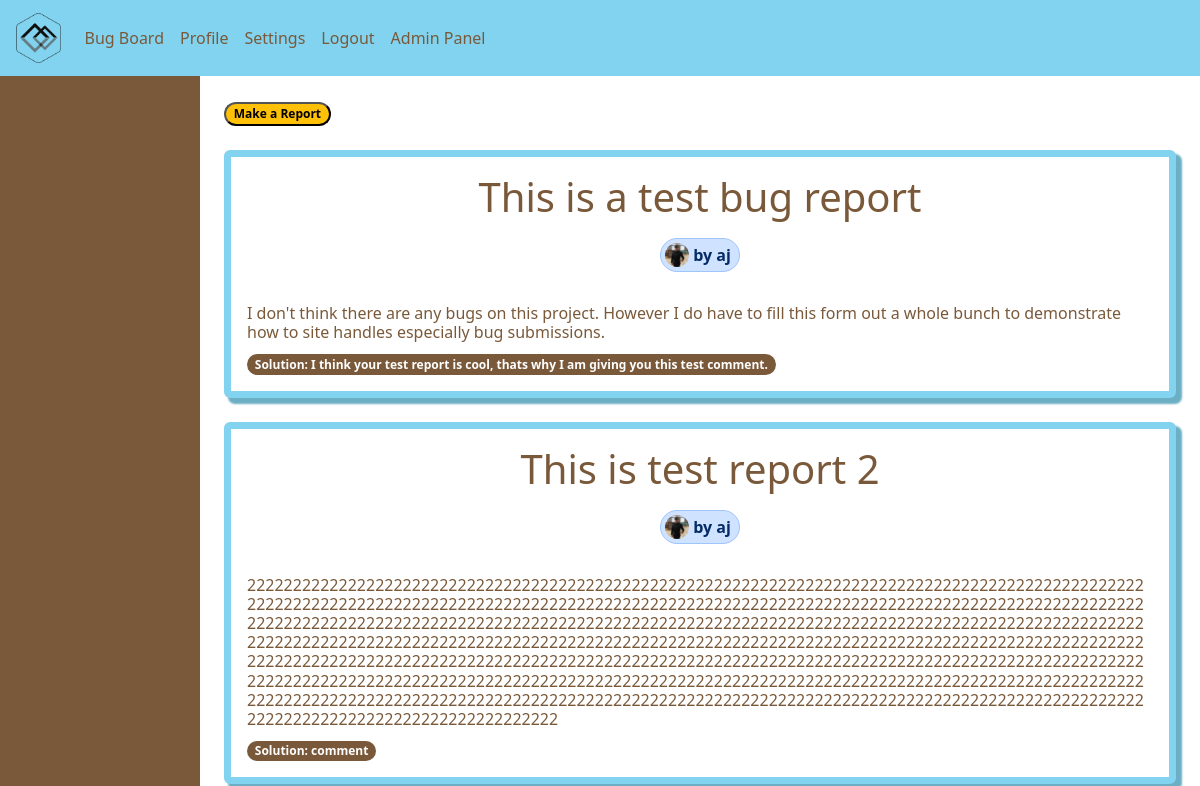
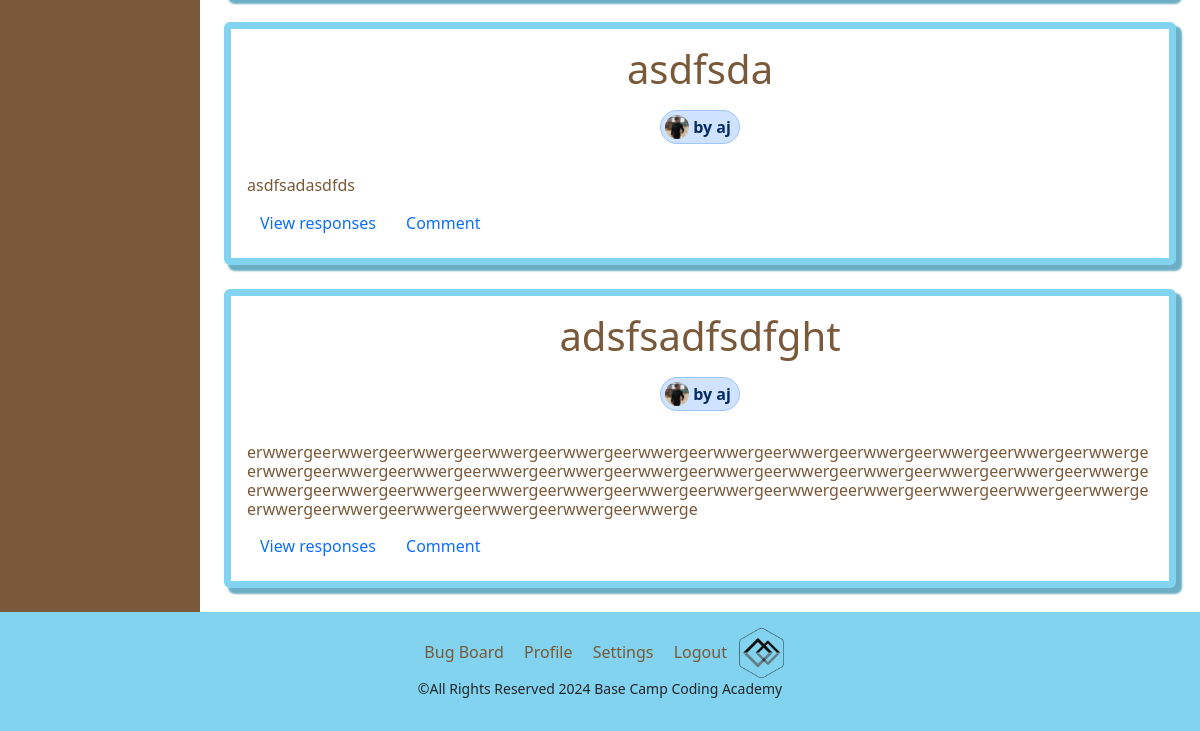
The page /bugBoard/ (signed in) on the database as committed earlier (2 pictures, top to bottom).
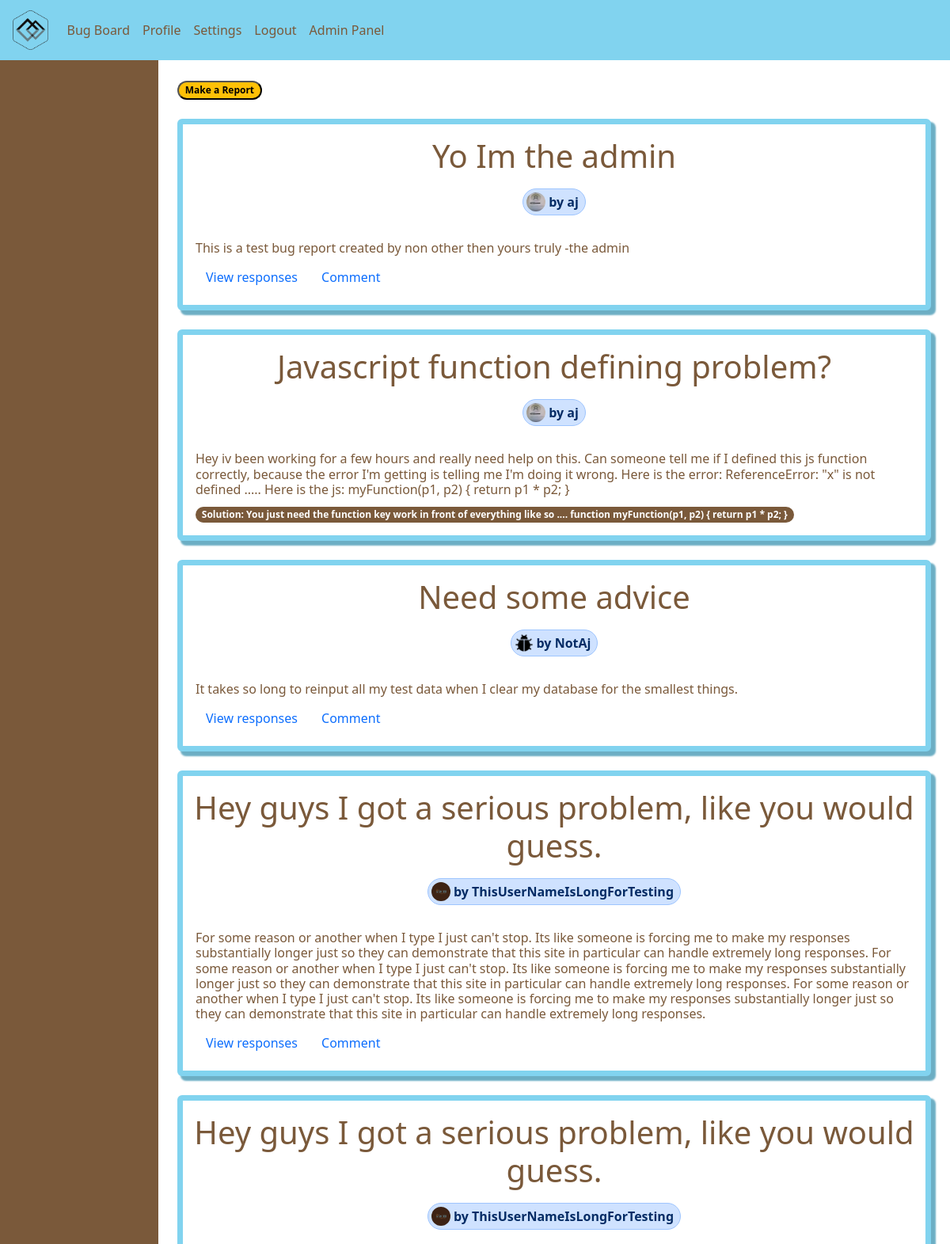
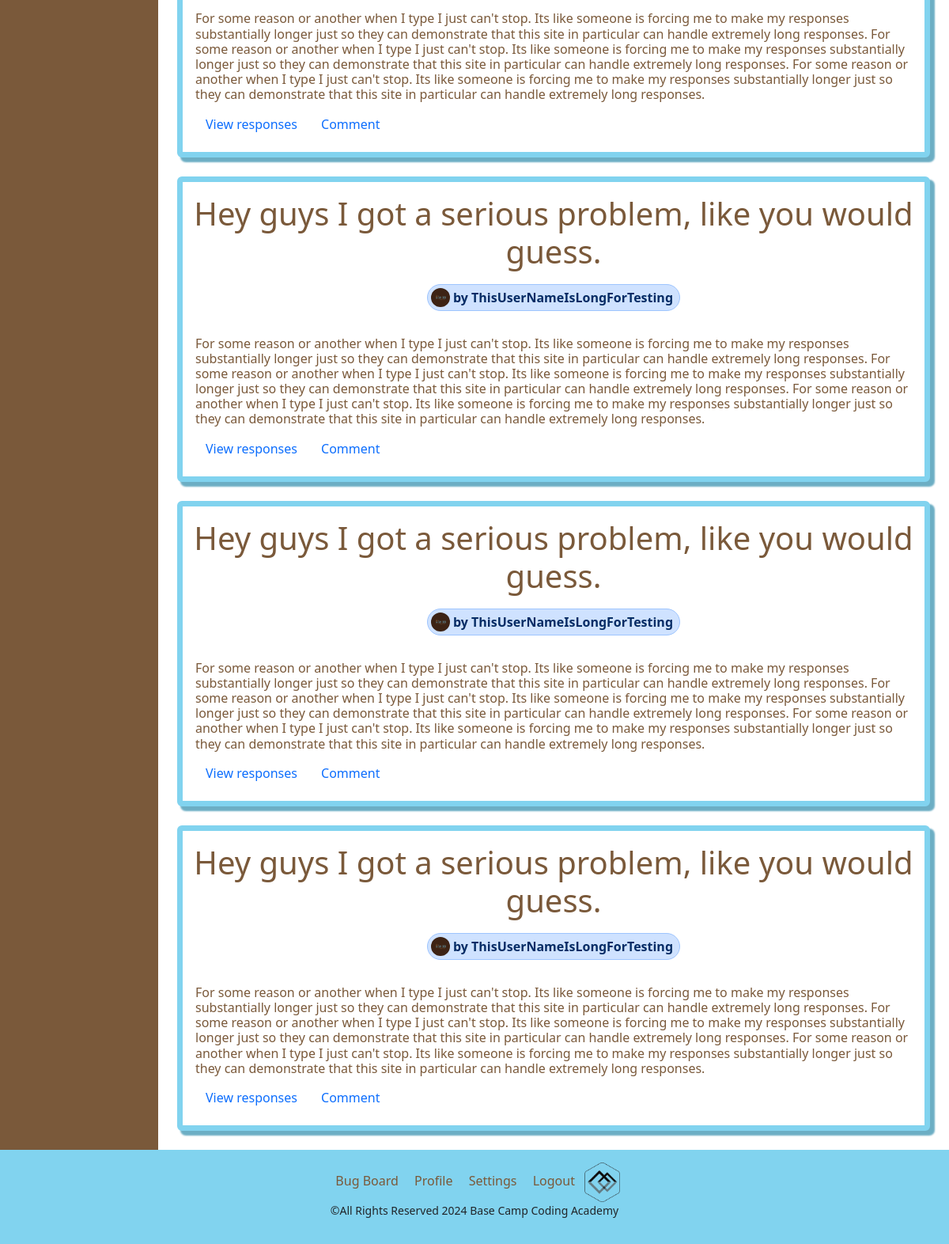
The same page on the database as committed later (2 pictures, top to bottom).
### app/models.py (models this page shows, shortened)
class BugReport(models.Model):
    account = models.ForeignKey(Account, null=True, on_delete=models.SET_NULL)
    title = models.CharField(max_length=255, null=True)
    prompt = models.TextField(null=True)
    messages = models.ManyToManyField(Message, related_name='bug_reports_messages', null=True, blank=True)
    most_correct = models.OneToOneField(Message, related_name='bug_report_most_correct', null=True, blank=True, on_delete=models.SET_NULL)
    date_created = models.DateField(auto_now=True)

class Account(models.Model):
    user = models.OneToOneField(User, null=True, on_delete=models.CASCADE)
    profile_picture = models.ImageField(upload_to='profile_pics/', null=True, blank=True)

class Message(models.Model):
    account = models.ForeignKey(Account, null=True, on_delete=models.SET_NULL)
    content = models.CharField(max_length=255)
    def __str__(self):
        return self.content

### app/views.py (the view, shortened to what this page needs)
# urls.py: path('bugBoard/', bugBoardPage, name="bugBoard"),
@login_required(login_url='login')
def bugBoardPage(request: HttpRequest) -> HttpResponse:
    report_form = reportForm()
    message_form = messageForm()
    reportList = getAllReports()
    context = {'CurrentUserData':{'account':getAccountFor(request.user),'user':request.user},'bugReports': reportList, 'report_form': report_form, 'message_form': message_form}
    return render(request, "bugBoard.html", context)

### app/models.py (called while the page is built)
def getAccountFor(user):
    account = Account.objects.get(user=user)
    return account

def getAllReports():
    return list(BugReport.objects.all())

### app/templates/bugBoard.html (shortened to what this page needs)
{% extends "base.html" %}
{% load static %}
{% block content %}
    <div class="container-fluid">
        <div class="row">
            <nav id="sidebar" class="col-md-3 col-lg-2 d-md-block background-brown sidebar">
            </nav>
            <main class="col-md-9 ms-sm-auto col-lg-10 px-md-4">
            <br>
            <div>
                <button class="badge text-bg-warning rounded-pill" data-bs-toggle="modal" data-bs-target="#reportModal">Make a Report</button>
            </div>
            <br>
            {% for i in bugReports %}
            {% if i.most_correct %}
                <div class="card border-blue boarderMed blue-box-shadow">
                    <div class="card-title">
                        <h1 class="mx-auto card-title row d-flex justify-content-center mt-3 text-brown mx-auto text-center">
                            {{ i.title }}
                            <hr class='invisHr'>
                            <span class="minContent med-font badge d-flex align-items-center p-1 pe-2 text-primary-emphasis bg-primary-subtle border border-primary-subtle rounded-pill">
                                <img class="rounded-circle me-1 text-brown" width="24" height="24" src="{% if i.account.profile_picture %}{{ i.account.profile_picture.url }}{% endif %}" alt="BCCA">by {{i.account.user}}
                            </span>
                        </h1>
                    </div>
                    <div class='card-body'>
                        <p class="card-text h6 text-brown">{{ i.prompt }}</p>
                        <span style='text-wrap: wrap !important;' class="minContentHieght badge background-brown rounded-pill mx-auto maxContent"><strong>Solution:</strong> {{ i.most_correct }}</span>
                    </div>
                </div>
                <br>
            {% else %}
            {% if i.account == CurrentUserData.account %}
                <div class="card border-blue boarderMed blue-box-shadow">
                    <div class="card-title">
                        <h1 class="mx-auto card-title row d-flex justify-content-center mt-3 text-brown mx-auto text-center">
                            {{ i.title }}
                            <hr class='invisHr'>
                            <span class="minContent med-font badge d-flex align-items-center p-1 pe-2 text-primary-emphasis bg-primary-subtle border border-primary-subtle rounded-pill">
                                <img class="text-brown rounded-circle me-1" width="24" height="24" src="{% if i.account.profile_picture %}{{ i.account.profile_picture.url }}{% endif %}" alt="BCCA">by {{i.account.user}}
                            </span>
                        </h1>
                    </div>
                    <div class='card-body'>
                        <p class="card-text h6 text-brown">{{ i.prompt }}</p>
                        <button class="btn btn-link linkStripper" type="button" data-bs-toggle="collapse" data-bs-target="#collapseMessages{{ forloop.counter }}">View responses </button>
                        <button class="btn btn-link linkStripper" type="button" data-bs-toggle="modal" data-bs-target="#commentModal{{ forloop.counter }}">Comment </button>
                    </div>
                </div>
                <br>
            {% else %}
                <div class="card border-blue boarderMed blue-box-shadow">
                    <div class="card-title">
                        <h1 class="text-brown mx-auto card-title row d-flex justify-content-center mt-3 mx-auto text-center">
                            {{ i.title }}
                            <hr class='invisHr'>
                            <span class="minContent med-font badge d-flex align-items-center p-1 pe-2 text-primary-emphasis bg-primary-subtle border border-primary-subtle rounded-pill">
                                <img class="rounded-circle me-1" width="24" height="24" src="{% if i.account.profile_picture %}{{ i.account.profile_picture.url }}{% endif %}" alt="BCCA">by {{i.account.user}}
                            </span>
                        </h1>
                    </div>
                    <div class='card-body'>
                        <p class="text-brown card-text h6">{{ i.prompt }}</p>
                        <button class="btn btn-link linkStripper" type="button" data-bs-toggle="collapse" data-bs-target="#collapseMessages{{ forloop.counter }}">View responses </button>
                        <button class="btn btn-link linkStripper" type="button" data-bs-toggle="modal" data-bs-target="#commentModal{{ forloop.counter }}">Comment </button>
                    </div>
                </div>
                <br>
            {% endif %}
            {% endif %}
            {% endfor %}
            </main>
        </div>
    </div>
{% endblock content %}

### app/templates/base.html (shortened to what this page needs)
{%load static%}
<!DOCTYPE html>
<head>
    <html lang="en">
    <link rel='stylesheet' href='{% static 'styles.css' %}'>
    <link href="https://cdn.jsdelivr.net/npm/bootstrap@5.3.2/dist/css/bootstrap.min.css" rel="stylesheet">
    <link href="https://cdn.jsdelivr.net/npm/bootstrap-icons@1.10.0/font/bootstrap-icons.css" rel="stylesheet">
</head>
    <body class=' d-flex flex-column min-vh-100'>
        <div class='width100'>
            <nav class="navbar navbar-expand-lg navbar-light background-blue">
                <a class="navbar-brand ms-3" href="{% url 'home' %}">
                    <img src="{% static 'images/dark_base_camp_logo.png' %}" alt="Logo" class="img-fluid" style="max-height: 50px;">
                </a>
                <div class="collapse navbar-collapse" id="navbarNav">
                    <ul class="navbar-nav">
                        {% if request.user.is_authenticated %}
                            <li class="nav-item">
                                <a class="text-brown nav-link" href="{% url 'bugBoard' %}">Bug Board</a>
                            </li>
                            <li class="nav-item">
                                <a class="text-brown nav-link" href="{% url 'profile' %}">Profile</a>
                            </li>
                            <li class="nav-item">
                                <a class="text-brown nav-link" href="{% url 'setting' %}">Settings</a>
                            </li>
                            <li class="nav-item">
                                <a class="text-brown nav-link" href="{% url 'logout' %}">Logout</a>
                            </li>
                            {% if request.user.is_superuser %}
                                <li class="nav-item">
                                    <a class="text-brown nav-link" href="{% url 'dashboard' %}">Admin Panel</a>
                                </li>
                            {% endif %}
                        {% endif %}
                    </ul>
                </div>
            </nav>
        </div>
                    {% block content %}{% endblock %}
        <footer class="footer mt-auto py-3 background-blue">
            <div class="container">
                <div class="row">
                    <div class="col-12 text-center">
                        {% if request.user.is_authenticated %}
                            <a class="footerElements" href="{% url 'bugBoard'%}">Bug Board</a>
                            <a class="footerElements" href="{% url 'profile'%}">Profile</a>
                            <a class="footerElements" href="{% url 'setting'%}">Settings</a>
                            <a class="footerElements" href="{% url 'logout'%}">Logout</a>
                        {% else %}
                            <a class="footerElements" href="{% url 'home'%}">Home</a>
                            <a class="footerElements" href="{% url 'login'%}">Login</a>
                        {% endif %}
                        <a href="{% url 'home'%}"><img src="{% static 'images/dark_base_camp_logo.png' %}" alt="Logo" class="img-fluid" style="max-height: 50px;"></a>
                    </div>
                    <p class='small text-center'>&copy;All Rights Reserved 2024 Base Camp Coding Academy</p>
                </div>
            </div>
        </footer>
    </body>
</html>

### app/static/styles.css (style rules this page uses)
:root { --dark_brown:#6b4f35; --light_brown: #725a43; --brown:#7a593a; --dark_blue:#6caec4; --blue:#81d3ef; --yellow:#ffe000; }
.invisHr { color: transparent; }
.linkStripper { text-decoration: none !important; color: black; }
.width100 { width: 100%; }
.boarderMed { border: solid; border-width: 7px !important; }
.border-blue { border-color: var(--blue) !important; }
.med-font { font-size: medium !important; }
.text-brown { color:var(--brown) !important; }
.blue-box-shadow { box-shadow: 5px 5px 2px 1px var(--dark_blue); }
.background-brown { background-color: var(--brown) !important; }
.background-blue { background-color: var(--blue) !important; }
html { scroll-behavior: smooth !important; }
body,html { overflow-y: scroll !important; overflow-x: hidden !important; margin: 0px; }
body { margin: 0; padding: 0; background-size: cover; background-position: center; background-repeat: no-repeat; }
.footerElements { text-decoration: none; color: var(--brown); margin-left: .5em; margin-right: .5em; }
.maxContent { max-width: max-content !important; }
.minContent { max-width: min-content !important; }

Rows that differ between the two databases and show on the page:
removed BugReport: title "This is a test bug report", account.profile_picture (picture), account.user "aj", prompt "I don't think there are any bugs on this project. However I do have to fill this form out a whole bunch to demonstrate how to site handles especially bug submissions.", most_correct "I think your test report is cool, thats why I am giving you this test comment."
removed BugReport: title "This is test report 2", account.profile_picture (picture), account.user "aj", prompt "2222222222222222222222222222222222222222222222222222222222222222222222222222222222222222222222222222222222222222222222222222222222222222222222222222222222222222222222222222222222222222222222222222222222222222222222222222222222222222222222222222222222222222222222222222222222222222222222222222222222222222222222222222222222222222222222222222222222222222222222222222222222222222222222222222222222222222222222222222222222222222222222222222222222222222222222222222222222222222222222222222222222222222222222222222222222222222222222222222222222222222222222222222222222222222222222222222222222222222222222222222222222222222222222222222222222222222222222222222222222222222222222222222222222222222222222222222…", most_correct "comment"
removed BugReport: title "asdfsda", account.profile_picture (picture), account.user "aj", prompt "asdfsadasdfds"
removed BugReport: title "adsfsadfsdfght", account.profile_picture (picture), account.user "aj", prompt "erwwergeerwwergeerwwergeerwwergeerwwergeerwwergeerwwergeerwwergeerwwergeerwwergeerwwergeerwwergeerwwergeerwwergeerwwergeerwwergeerwwergeerwwergeerwwergeerwwergeerwwergeerwwergeerwwergeerwwergeerwwergeerwwergeerwwergeerwwergeerwwergeerwwergeerwwergeerwwergeerwwergeerwwergeerwwergeerwwergeerwwergeerwwergeerwwergeerwwergeerwwergeerwwerge"
added BugReport: title "Yo Im the admin", account.profile_picture (picture), account.user "aj", prompt "This is a test bug report created by non other then yours truly -the admin"
added BugReport: title "Javascript function defining problem?", account.profile_picture (picture), account.user "aj", prompt "Hey iv been working for a few hours and really need help on this. Can someone tell me if I defined this js function correctly, because the error I'm getting is telling me I'm doing it wrong. Here is the error: ReferenceError: \"x\" is not defined ..... Here is the js: myFunction(p1, p2) { return p1 * p2; }", most_correct "You just need the function key work in front of everything like so .... function myFunction(p1, p2) { return p1 * p2; }"
added BugReport: title "Need some advice", account.profile_picture (picture), account.user "NotAj", prompt "It takes so long to reinput all my test data when I clear my database for the smallest things."
added BugReport: title "Hey guys I got a serious problem, like you would guess.", account.profile_picture (picture), account.user "ThisUserNameIsLongForTesting", prompt "For some reason or another when I type I just can't stop. Its like someone is forcing me to make my responses substantially longer just so they can demonstrate that this site in particular can handle extremely long responses. For some reason or another when I type I just can't stop. Its like someone is forcing me to make my responses substantially longer just so they can demonstrate that this site in particular can handle extremely long responses. For some reason or another when I type I just can't stop. Its like someone is forcing me to make my responses substantially longer just so they can demonstrate that this site in particular can handle extremely long responses."
added BugReport: title "Hey guys I got a serious problem, like you would guess.", account.profile_picture (picture), account.user "ThisUserNameIsLongForTesting", prompt "For some reason or another when I type I just can't stop. Its like someone is forcing me to make my responses substantially longer just so they can demonstrate that this site in particular can handle extremely long responses. For some reason or another when I type I just can't stop. Its like someone is forcing me to make my responses substantially longer just so they can demonstrate that this site in particular can handle extremely long responses. For some reason or another when I type I just can't stop. Its like someone is forcing me to make my responses substantially longer just so they can demonstrate that this site in particular can handle extremely long responses."
added BugReport: title "Hey guys I got a serious problem, like you would guess.", account.profile_picture (picture), account.user "ThisUserNameIsLongForTesting", prompt "For some reason or another when I type I just can't stop. Its like someone is forcing me to make my responses substantially longer just so they can demonstrate that this site in particular can handle extremely long responses. For some reason or another when I type I just can't stop. Its like someone is forcing me to make my responses substantially longer just so they can demonstrate that this site in particular can handle extremely long responses. For some reason or another when I type I just can't stop. Its like someone is forcing me to make my responses substantially longer just so they can demonstrate that this site in particular can handle extremely long responses."
added BugReport: title "Hey guys I got a serious problem, like you would guess.", account.profile_picture (picture), account.user "ThisUserNameIsLongForTesting", prompt "For some reason or another when I type I just can't stop. Its like someone is forcing me to make my responses substantially longer just so they can demonstrate that this site in particular can handle extremely long responses. For some reason or another when I type I just can't stop. Its like someone is forcing me to make my responses substantially longer just so they can demonstrate that this site in particular can handle extremely long responses. For some reason or another when I type I just can't stop. Its like someone is forcing me to make my responses substantially longer just so they can demonstrate that this site in particular can handle extremely long responses."
added BugReport: title "Hey guys I got a serious problem, like you would guess.", account.profile_picture (picture), account.user "ThisUserNameIsLongForTesting", prompt "For some reason or another when I type I just can't stop. Its like someone is forcing me to make my responses substantially longer just so they can demonstrate that this site in particular can handle extremely long responses. For some reason or another when I type I just can't stop. Its like someone is forcing me to make my responses substantially longer just so they can demonstrate that this site in particular can handle extremely long responses. For some reason or another when I type I just can't stop. Its like someone is forcing me to make my responses substantially longer just so they can demonstrate that this site in particular can handle extremely long responses."
